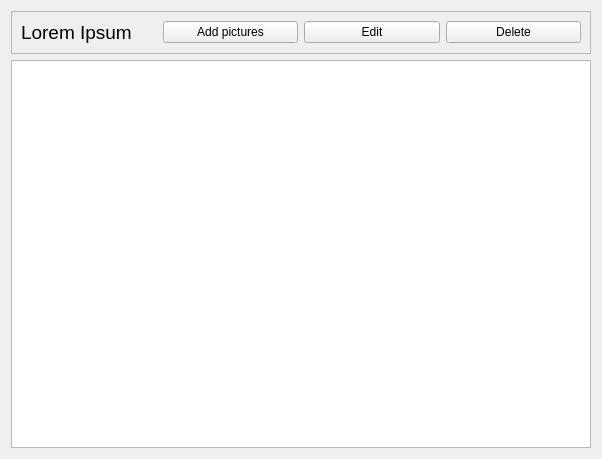
<?xml version="1.0" encoding="UTF-8"?>
<ui version="4.0">
 <class>AlbumWidget</class>
 <widget class="QWidget" name="AlbumWidget">
  <property name="geometry">
   <rect>
    <x>0</x>
    <y>0</y>
    <width>602</width>
    <height>459</height>
   </rect>
  </property>
  <property name="windowTitle">
   <string>Form</string>
  </property>
  <layout class="QVBoxLayout" name="verticalLayout">
   <item>
    <widget class="QFrame" name="albumInfoFrame">
     <property name="frameShape">
      <enum>QFrame::StyledPanel</enum>
     </property>
     <property name="frameShadow">
      <enum>QFrame::Raised</enum>
     </property>
     <layout class="QHBoxLayout" name="horizontalLayout">
      <item>
       <widget class="QLabel" name="albumNameLabel">
        <property name="font">
         <font>
          <pointsize>14</pointsize>
         </font>
        </property>
        <property name="text">
         <string>Lorem Ipsum</string>
        </property>
       </widget>
      </item>
      <item>
       <widget class="QPushButton" name="addPicturesButton">
        <property name="text">
         <string>Add pictures</string>
        </property>
        <property name="icon">
         <iconset>
          <normalon>:/icons/img/create.png</normalon>
         </iconset>
        </property>
       </widget>
      </item>
      <item>
       <widget class="QPushButton" name="editAlbumButton">
        <property name="text">
         <string>Edit</string>
        </property>
        <property name="icon">
         <iconset>
          <normalon>:/icons/img/edit.png</normalon>
         </iconset>
        </property>
       </widget>
      </item>
      <item>
       <widget class="QPushButton" name="deleteAlbumButton">
        <property name="text">
         <string>Delete</string>
        </property>
        <property name="icon">
         <iconset>
          <normalon>:/icons/img/Cancel.png</normalon>
         </iconset>
        </property>
       </widget>
      </item>
     </layout>
    </widget>
   </item>
   <item>
    <widget class="QListView" name="thumbnailListView"/>
   </item>
  </layout>
 </widget>
 <resources/>
 <connections/>
</ui>
